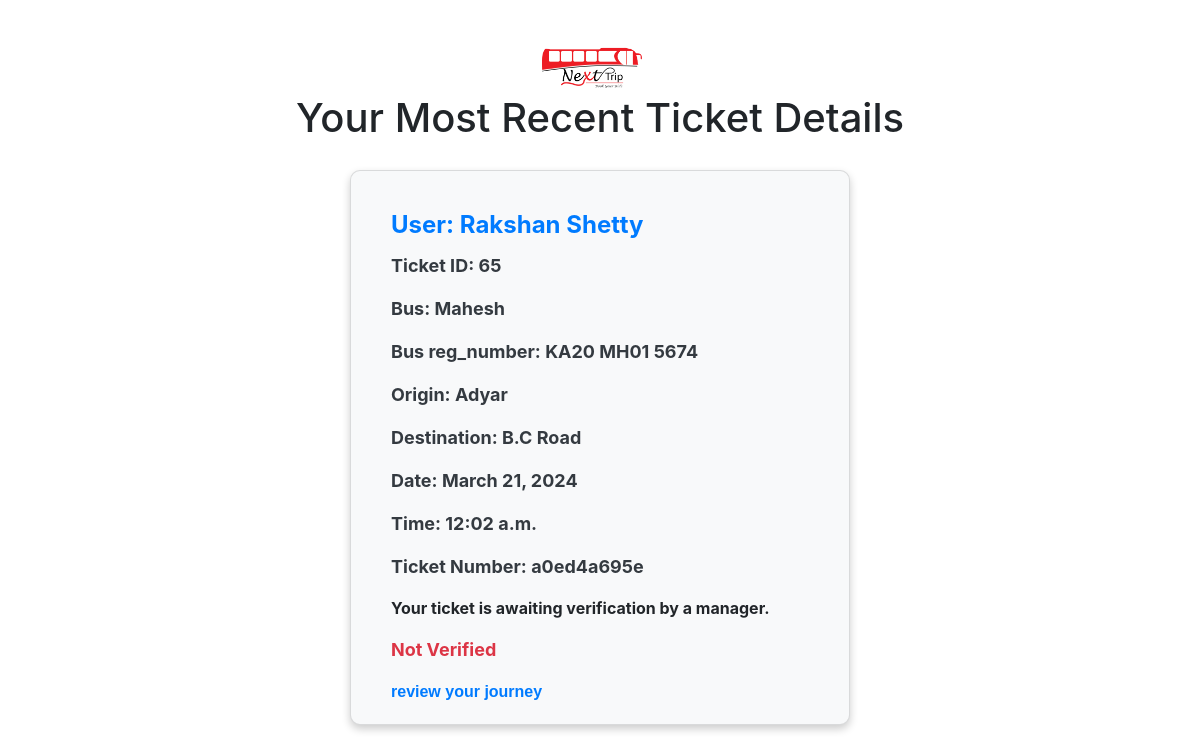
/buytickets/payment_success/ (signed in), run on an earlier commit of the app's database.
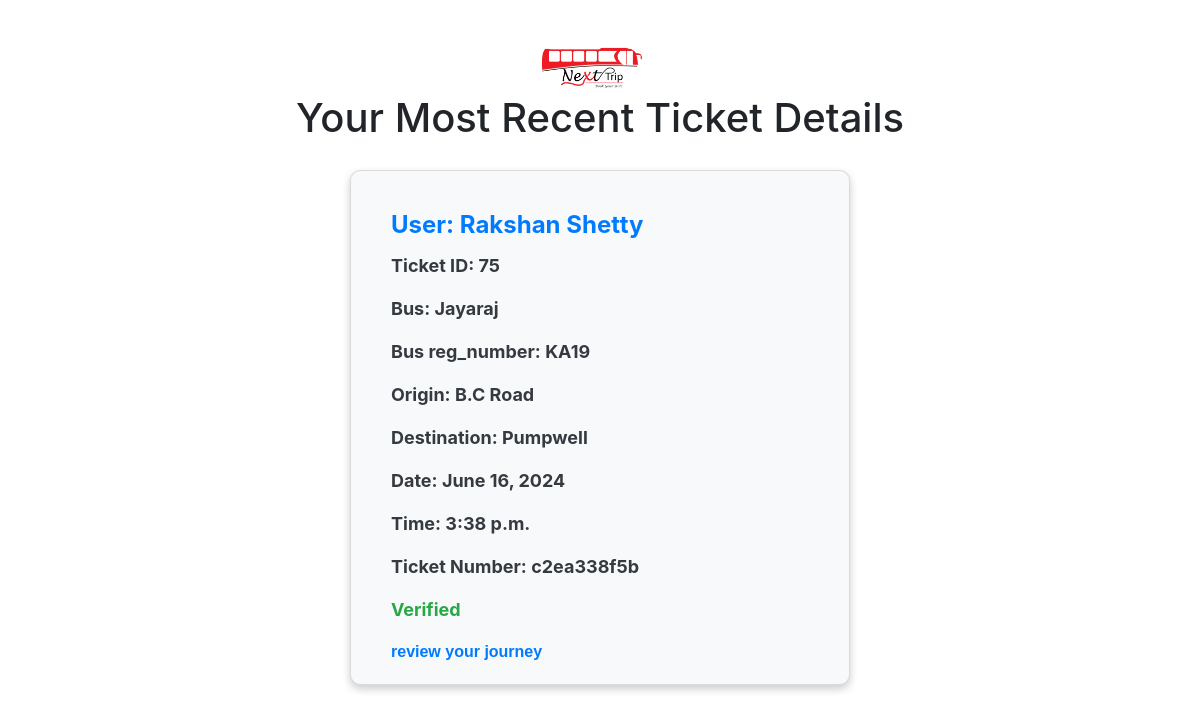
And on a later commit of the database.
### buytickets/models.py (models this page shows)
class Ticket(models.Model):
    user = models.ForeignKey(User, on_delete=models.CASCADE)
    origin = models.ForeignKey(Station, on_delete=models.CASCADE, related_name='origin_tickets')
    destination = models.ForeignKey(Station, on_delete=models.CASCADE, related_name='destination_tickets')
    date = models.DateField()
    time = models.TimeField()
    cost = models.FloatField()
    ticket_number = models.CharField(max_length=10, unique=True)
    is_verified = models.BooleanField(default=False)
    bus = models.ForeignKey(Bus, on_delete=models.CASCADE)  # ForeignKey to Bus model

### nextbus/models.py (models this page shows, shortened)
class Bus(models.Model):
    number = models.CharField(max_length=20)
    name = models.CharField(max_length=100)
    reg_number = models.CharField(max_length=20)
    capacity = models.IntegerField()

class Station(models.Model):
    name = models.CharField(max_length=100)
    def __str__(self):
        return self.name

### buytickets/views.py (the view)
# urls.py: path('payment_success/', views.payment_success, name='payment_success'),
def payment_success(request):
    latest_ticket = Ticket.objects.filter(user=request.user).latest('id')
    return render(request, 'buytickets/payment_success.html', {'latest_ticket': latest_ticket})

### buytickets/templates/buytickets/payment_success.html (shortened to what this page needs)
 {% load static %}
 <!DOCTYPE html>
<html>
<head>
    <link rel="stylesheet" href="https://maxcdn.bootstrapcdn.com/bootstrap/4.5.2/css/bootstrap.min.css">
</head>
<body>
    <a class="navbar-brand logo-img" href="#"><img src="{% static 'loginpage/Next Trip black.png' %}" alt="logo" width="100" height="100" ></a>
    <h1 class="text-center mt-4">Your Most Recent Ticket Details</h1>
    <div class="container">
        <div class="row justify-content-center">
            <div class="col-md-6">
                <div class="card">
                    <div class="card-body">
                        <h5 class="card-title">User: {{ latest_ticket.user }}</h5>
                        <p class="card-text">Ticket ID: {{ latest_ticket.id }}</p>
                        <p class="card-text">Bus: {{ latest_ticket.bus.name }}</p>
                        <p class="card-text">Bus reg_number: {{ latest_ticket.bus.reg_number }}</p>
                        <p class="card-text">Origin: {{ latest_ticket.origin }}</p>
                        <p class="card-text">Destination: {{ latest_ticket.destination }}</p>
                        <p class="card-text">Date: {{ latest_ticket.date }}</p>
                        <p class="card-text">Time: {{ latest_ticket.time }}</p>
                        <p class="card-text">Ticket Number: {{ latest_ticket.ticket_number }}</p>
                        {% if latest_ticket.is_verified %}
                            <p class="card-text verified">Verified</p>
                        {% else %}
                            <p>Your ticket is awaiting verification by a manager.</p>
                            <p class="card-text not-verified">Not Verified</p>
                        {% endif %}
                        <p class="review changingColor" id="changingColor"><a href="{% url 'reviews:review_form' %}"> review your journey</a></p>
                    </div>
                </div>
            </div>
        </div>
    </div>
</body>
</html>

What changed in the data, as far as the page shows it:
no longer on this page (row unchanged): Ticket: user "Rakshan Shetty", id "65", bus.name "Mahesh", bus.reg_number "KA20 MH01 5674", origin "Adyar", destination "B.C Road", date "March 21, 2024", time "12:02 a.m.", ticket_number "a0ed4a695e"
added Ticket: user "Rakshan Shetty", id "75", bus.name "Jayaraj", bus.reg_number "KA19", origin "B.C Road", destination "Pumpwell", date "June 16, 2024", time "3:38 p.m.", ticket_number "c2ea338f5b"
Also different on the page:
text no longer shown: "Your ticket is awaiting verification by a manager. Not Verified"
text now shown: "Verified"
